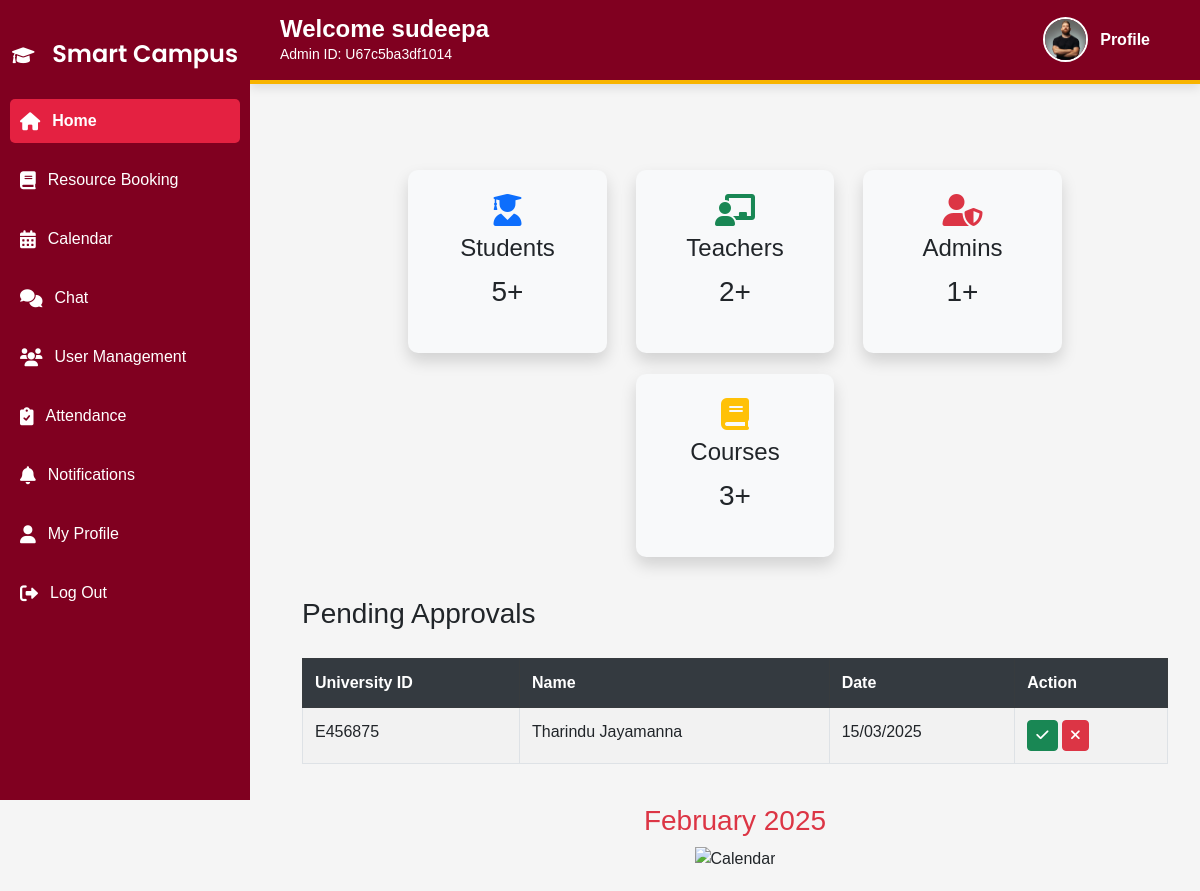
Page /admin/dashboard.php (signed in) on the committed database.
### tables this page shows
CREATE TABLE IF NOT EXISTS `users` (
  `id` int NOT NULL AUTO_INCREMENT,
  `user_id` varchar(20) NOT NULL,
  `uni_ID` varchar(50) NOT NULL,
  `first_name` varchar(50) NOT NULL,
  `last_name` varchar(50) NOT NULL,
  `email` varchar(100) NOT NULL,
  `mobile` varchar(15) NOT NULL,
  `username` varchar(50) NOT NULL,
  `password` varchar(255) NOT NULL,
  `role` enum('admin','lecturer','student') NOT NULL,
  `created_at` timestamp NULL DEFAULT CURRENT_TIMESTAMP,
  `status` enum('pending','approved') NOT NULL DEFAULT 'pending',
  `profile_picture` varchar(255) DEFAULT NULL,
  PRIMARY KEY (`id`),
  UNIQUE KEY `user_id` (`user_id`),
  UNIQUE KEY `email` (`email`),
  UNIQUE KEY `username` (`username`)
);

### admin/dashboard.php (the view, shortened to what this page needs)
<?php
include '../db.php';
$total_students = $conn->query("SELECT COUNT(*) FROM users WHERE role='student'")->fetch_row()[0];
$total_lecturers = $conn->query("SELECT COUNT(*) FROM users WHERE role='lecturer'")->fetch_row()[0];
$total_admins = $conn->query("SELECT COUNT(*) FROM users WHERE role='admin'")->fetch_row()[0];
$total_courses = $conn->query("SELECT COUNT(*) FROM courses")->fetch_row()[0];
$pending_approvals = $conn->query("SELECT uni_ID, first_name, last_name, created_at FROM users WHERE status='pending' ORDER BY created_at DESC LIMIT 5");
?>
<!DOCTYPE html>
<html lang="en">
<head>
    <link rel="stylesheet" href="https://cdn.jsdelivr.net/npm/bootstrap@5.3.0/dist/css/bootstrap.min.css">
    <link rel="stylesheet" href="https://cdnjs.cloudflare.com/ajax/libs/font-awesome/6.0.0/css/all.min.css">
    <link rel="stylesheet" href="../assets/style.css">
</head>
<body>
    <?php include 'header.php'; ?>
    <?php include 'sidebar.php'; ?>
    <div class="main-content">
        <div class="container">
            <div class="row text-center dashboard-cards d-flex justify-content-center align-items-center">
                <div class="col-lg-3 col-md-6 col-sm-6 mb-3">
                    <div class="card p-4 bg-light shadow">
                        <i class="fas fa-user-graduate fa-2x text-primary"></i>
                        <h4 class="mt-2">Students</h4>
                        <p class="fs-3"><?php echo $total_students; ?>+</p>
                    </div>
                </div>
                <div class="col-lg-3 col-md-6 col-sm-6 mb-3">
                    <div class="card p-4 bg-light shadow">
                        <i class="fas fa-chalkboard-teacher fa-2x text-success"></i>
                        <h4 class="mt-2">Teachers</h4>
                        <p class="fs-3"><?php echo $total_lecturers; ?>+</p>
                    </div>
                </div>
                <div class="col-lg-3 col-md-6 col-sm-6 mb-3">
                    <div class="card p-4 bg-light shadow">
                        <i class="fas fa-user-shield fa-2x text-danger"></i>
                        <h4 class="mt-2">Admins</h4>
                        <p class="fs-3"><?php echo $total_admins; ?>+</p>
                    </div>
                </div>
                <div class="col-lg-3 col-md-6 col-sm-6 mb-3">
                    <div class="card p-4 bg-light shadow">
                        <i class="fas fa-book fa-2x text-warning"></i>
                        <h4 class="mt-2">Courses</h4>
                        <p class="fs-3"><?php echo $total_courses; ?>+</p>
                    </div>
                </div>
            </div>
            <div class="mt-4">
                <h3>Pending Approvals</h3>
                <div class="table-responsive">
                    <table class="table table-striped table-bordered approval-table">
                        <thead class="table-dark">
                            <tr>
                                <th>University ID</th>
                                <th>Name</th>
                                <th>Date</th>
                                <th>Action</th>
                            </tr>
                        </thead>
                        <tbody>
                            <?php while ($approval = $pending_approvals->fetch_assoc()): ?>
                            <tr>
                                <td><?php echo $approval['uni_ID']; ?></td>
                                <td><?php echo $approval['first_name'] . " " . $approval['last_name']; ?></td>
                                <td><?php echo date("d/m/Y", strtotime($approval['created_at'])); ?></td>
                                <td>
                                    <button class="btn btn-success btn-sm approveUser" data-id="<?php echo $approval['uni_ID']; ?>">
                                        <i class="fas fa-check"></i>
                                    </button>
                                    <button class="btn btn-danger btn-sm rejectUser" data-id="<?php echo $approval['uni_ID']; ?>">
                                        <i class="fas fa-times"></i>
                                    </button>
                                </td>
                            </tr>
                            <?php endwhile; ?>
                        </tbody>
                    </table>
                </div>
            </div>
            <div class="calendar mt-4 text-center">
                <h3 class="text-danger">February 2025</h3>
                <img src="../assets/calendar.png" class="img-fluid" alt="Calendar">
            </div>
        </div>
    </div>
</body>
</html>

### assets/style.css (style rules this page uses)
body { font-family: Arial, sans-serif; background-color: #f5f5f5; margin: 0; padding: 0; }
.main-content { margin-left: 270px; padding: 20px; padding-top: 140px; }
.dashboard-cards { margin-top: 30px; display: flex; justify-content:left; align-items: center; flex-wrap: wrap; gap: 05px; }
.card { flex: 1; text-align: center; border: none; padding: 15px; box-shadow: 0 4px 8px rgba(0, 0, 0, 0.1); transition: transform 0.3s ease-in-out; border-radius: 10px; background: white; }
.approval-table { margin-top: 20px; width: 100%; border-collapse: collapse; }
.approval-table th, .approval-table td { padding: 12px; text-align: left; }
.approval-table th { background-color: #343a40; color: white; }
.calendar { margin-top: 40px; text-align: center; }

### rows in the picture
users: uni_ID "E456875", first_name "Tharindu", last_name "Jayamanna", created_at "15/03/2025"

### other values in the picture
$user_name "sudeepa"
$admin_id "U67c5ba3df1014"
$total_students "5"
$total_lecturers "2"
$total_admins "1"
$total_courses "3"
